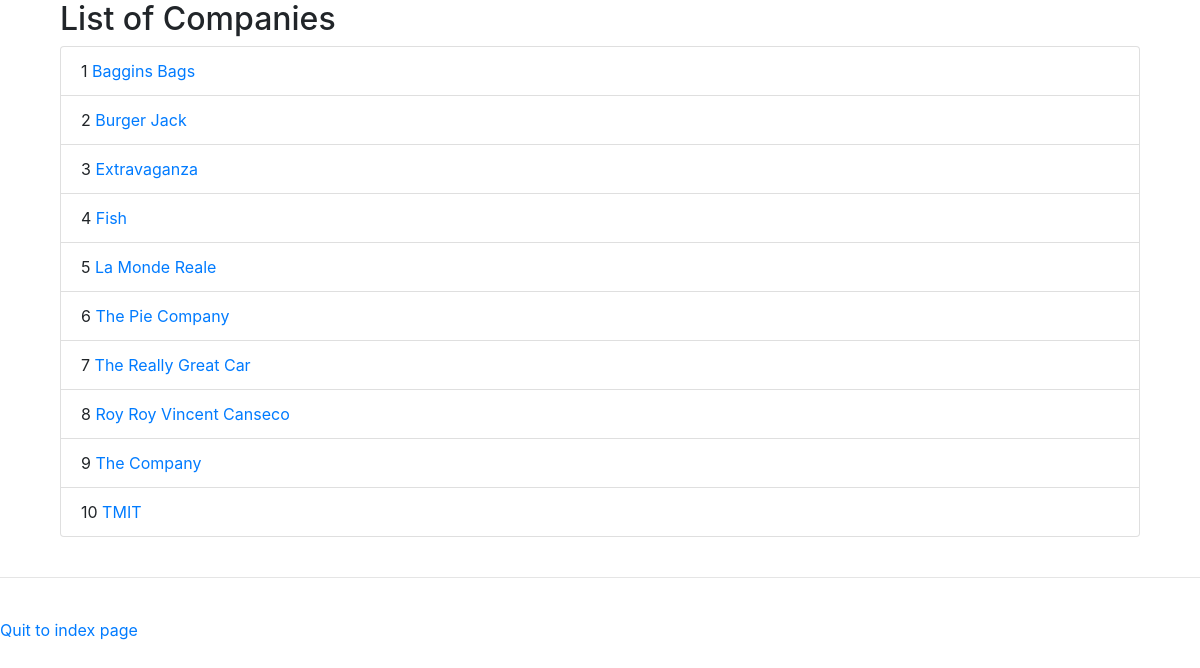
Page /main/listCompany.php on the committed database.
### tables this page shows
CREATE TABLE `tcompany` (
  `ID` int(11) NOT NULL,
  `preName` varchar(50) DEFAULT NULL,
  `Name` varchar(250) NOT NULL,
  `RegType` varchar(50) DEFAULT NULL,
  `StreetA` varchar(150) DEFAULT NULL,
  `StreetB` varchar(150) DEFAULT NULL,
  `StreetC` varchar(150) DEFAULT NULL,
  `City` varchar(150) DEFAULT NULL,
  `Region` varchar(150) DEFAULT NULL,
  `Postcode` varchar(50) DEFAULT NULL,
  `Country` varchar(250) NOT NULL
);

### main/listCompany.php (the view, shortened to what this page needs)
<!DOCTYPE html>
<html>
<head>
<link rel="stylesheet" href="https://maxcdn.bootstrapcdn.com/bootstrap/4.1.3/css/bootstrap.min.css">
</head>
<body>
<form action="listPeople.php" name="form1" method="post">
	<div class="container">
<?php
$servername = "localhost";
$username = "root";
$password = "";
$databaseName = "alphaCRM";
$conn = new mysqli($servername, $username, $password, $databaseName);
$sql = "SELECT ID, preName, Name FROM tCompany
			ORDER BY Name";
$result = $conn->query($sql);
if ($result->num_rows > 0) {
	echo'
		<div class="container">
		  <h2>List of Companies</h2>
		  <ul class="list-group">
	';
    $i = 1;
    while($row = $result->fetch_assoc()) {
        echo '<li class="list-group-item">'.$i.' <a href="listPeople.php?ID='.$row["ID"].'"
        	  >'.$row["preName"].' '.$row["Name"].'</a></li>';
			$i++;
    }
    echo "
	     </ul>
		</div>
   ";
} else {
    echo "0 results";
}
echo'
  </div>
</div>
';
?>
</form>
<br><hr><br>
<a href="index.php"> Quit to index page</a>
</body>
</html>

### rows in the picture
tcompany: Name "Baggins Bags"
tcompany: Name "Burger Jack"
tcompany: Name "Extravaganza"
tcompany: Name "Fish"
tcompany: preName "La", Name "Monde Reale"
tcompany: preName "The", Name "Pie Company"
tcompany: preName "The", Name "Really Great Car"
tcompany: preName "Roy", Name "Roy Vincent Canseco"
tcompany: Name "The Company"
tcompany: Name "TMIT"
